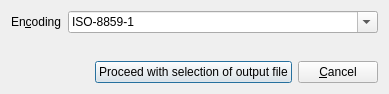
<?xml version="1.0" encoding="UTF-8"?>
<ui version="4.0">
 <class>ExportDialog</class>
 <widget class="QDialog" name="ExportDialog">
  <property name="geometry">
   <rect>
    <x>0</x>
    <y>0</y>
    <width>389</width>
    <height>94</height>
   </rect>
  </property>
  <property name="windowTitle">
   <string>Export MealMaster Recipes</string>
  </property>
  <property name="windowIcon">
   <iconset resource="anymeal.qrc">
    <normaloff>:/images/export.svg</normaloff>:/images/export.svg</iconset>
  </property>
  <layout class="QVBoxLayout" name="verticalLayout">
   <item>
    <layout class="QHBoxLayout" name="horizontalLayout_2">
     <item>
      <widget class="QLabel" name="encoding_label">
       <property name="text">
        <string>En&amp;coding</string>
       </property>
       <property name="buddy">
        <cstring>encoding_combo</cstring>
       </property>
      </widget>
     </item>
     <item>
      <widget class="QComboBox" name="encoding_combo">
       <property name="sizePolicy">
        <sizepolicy hsizetype="Preferred" vsizetype="Fixed">
         <horstretch>1</horstretch>
         <verstretch>0</verstretch>
        </sizepolicy>
       </property>
       <property name="editable">
        <bool>true</bool>
       </property>
       <item>
        <property name="text">
         <string>ISO-8859-1</string>
        </property>
       </item>
       <item>
        <property name="text">
         <string>ISO-8859-15</string>
        </property>
       </item>
       <item>
        <property name="text">
         <string>CP850</string>
        </property>
       </item>
       <item>
        <property name="text">
         <string>UTF-8</string>
        </property>
       </item>
       <item>
        <property name="text">
         <string>US-ASCII</string>
        </property>
       </item>
      </widget>
     </item>
    </layout>
   </item>
   <item>
    <spacer name="verticalSpacer">
     <property name="orientation">
      <enum>Qt::Vertical</enum>
     </property>
     <property name="sizeHint" stdset="0">
      <size>
       <width>20</width>
       <height>3</height>
      </size>
     </property>
    </spacer>
   </item>
   <item>
    <layout class="QHBoxLayout" name="horizontalLayout">
     <item>
      <spacer name="horizontalSpacer">
       <property name="orientation">
        <enum>Qt::Horizontal</enum>
       </property>
       <property name="sizeHint" stdset="0">
        <size>
         <width>40</width>
         <height>20</height>
        </size>
       </property>
      </spacer>
     </item>
     <item>
      <widget class="QPushButton" name="proceed_button">
       <property name="text">
        <string>Proceed with selection of output file</string>
       </property>
      </widget>
     </item>
     <item>
      <widget class="QPushButton" name="cancel_button">
       <property name="text">
        <string>&amp;Cancel</string>
       </property>
      </widget>
     </item>
    </layout>
   </item>
  </layout>
 </widget>
 <resources>
  <include location="anymeal.qrc"/>
 </resources>
 <connections>
  <connection>
   <sender>proceed_button</sender>
   <signal>clicked()</signal>
   <receiver>ExportDialog</receiver>
   <slot>accept()</slot>
   <hints>
    <hint type="sourcelabel">
     <x>77</x>
     <y>66</y>
    </hint>
    <hint type="destinationlabel">
     <x>35</x>
     <y>68</y>
    </hint>
   </hints>
  </connection>
  <connection>
   <sender>cancel_button</sender>
   <signal>clicked()</signal>
   <receiver>ExportDialog</receiver>
   <slot>reject()</slot>
   <hints>
    <hint type="sourcelabel">
     <x>315</x>
     <y>62</y>
    </hint>
    <hint type="destinationlabel">
     <x>364</x>
     <y>89</y>
    </hint>
   </hints>
  </connection>
 </connections>
</ui>
